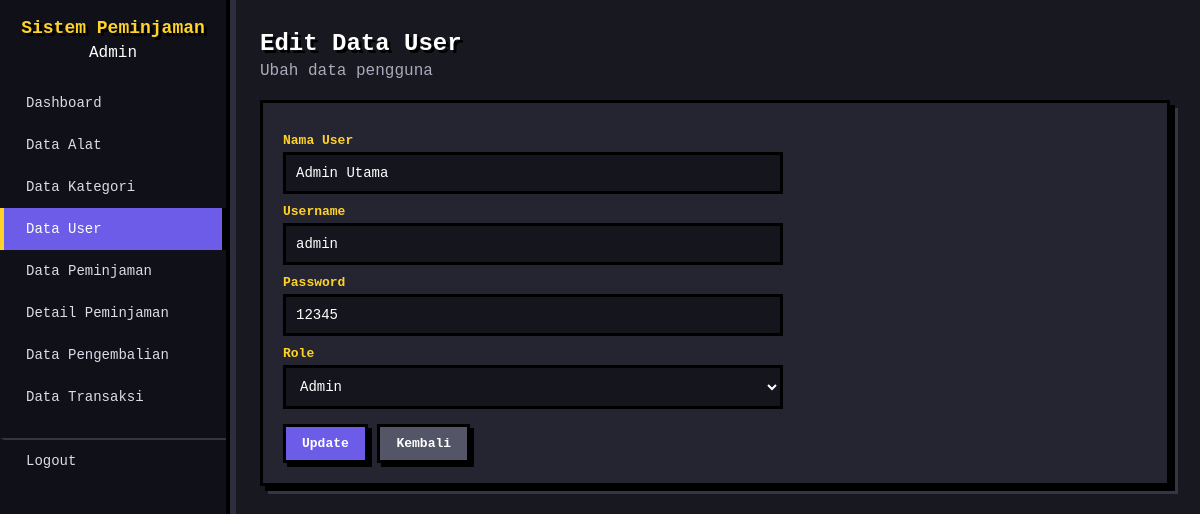
The page /app/data/user/edit.php?id=1 (signed in) on the database its author committed.
### tables this page shows
CREATE TABLE `user` (
  `id_user` int(11) NOT NULL,
  `nama_user` varchar(100) NOT NULL,
  `username` varchar(50) NOT NULL,
  `password` varchar(255) NOT NULL,
  `role` enum('Admin','Petugas','Peminjam') NOT NULL
);

### app/data/user/edit.php (the view, shortened to what this page needs)
<?php
include "../../config/connection.php";
$id = $_GET['id'];
$query = "SELECT * FROM user
          WHERE id_user = '$id'";
$data = $conn->query($query);
$row = $data->fetch_assoc();
?>
<!DOCTYPE html>
<html>
<head>
    <link rel="stylesheet" href="/ProjectUKK/public/css/style.css?v=2">
</head>
<body>
    <div class="layout">
        <aside class="sidebar">
            <div class="sidebar-header">
                <h2>Sistem Peminjaman</h2>
                <div class="role">Admin</div>
            </div>
            <div class="sidebar-menu">
                <a href="../../views/admin.php">
                    Dashboard
                </a>
                <a href="../alat/alat.php">
                    Data Alat
                </a>
                <a href="../kategori/kategori.php">
                    Data Kategori
                </a>
                <a href="user.php" class="active">
                    Data User
                </a>
                <a href="../peminjaman/peminjaman.php">
                    Data Peminjaman
                </a>
                <a href="../detail_peminjaman/detail_peminjaman.php">
                    Detail Peminjaman
                </a>
                <a href="../pengembalian/pengembalian.php">
                    Data Pengembalian
                </a>
                <a href="../transaksi/transaksi.php">
                    Data Transaksi
                </a>
                <a href="../../../public/logout.php" class="logout-menu">
                    Logout
                </a>
            </div>
        </aside>
        <main class="main">
            <div class="topbar">
                <div>
                    <h1>Edit Data User</h1>
                    <p>Ubah data pengguna</p>
                </div>
            </div>
            <div class="card">
                <form method="POST">
                    <label>Nama User</label>
                    <input type="text" name="nama_user" value="<?= $row['nama_user']; ?>" required>
                    <label>Username</label>
                    <input type="text" name="username" value="<?= $row['username']; ?>" required>
                    <label>Password</label>
                    <input type="text" name="password" value="<?= $row['password']; ?>" required>
                    <label>Role</label>
                    <select name="role" required>
                        <option value="Admin" <?= $row['role'] == 'Admin' ? 'selected' : ''; ?>>
                            Admin
                        </option>
                    </select>
                    <div class="form-actions">
                        <button type="submit" name="update" class="btn btn-primary">
                            Update
                        </button>
                        <a href="user.php" class="btn btn-muted">
                            Kembali
                        </a>
                    </div>
                </form>
            </div>
        </main>
    </div>
</body>
</html>

### public/css/style.css (style rules this page uses)
:root { --primary: #6c5ce7; --primary-dark: #4834d4; --danger: #ff4757; --success: #2ed573; --bg: #181820; --card: #252532; --border: #45455a; --text: #f5f6fa; --muted: #aaaabd; --yellow: #ffd32a; --radius: 0px; }
* { box-sizing: border-box; }
html { scroll-behavior: smooth; }
body { margin: 0; font-family: "Courier New", monospace; background: var(--bg); color: var(--text); image-rendering: pixelated; }
.layout { display: flex; min-height: 100vh; animation: pixelIn 0.35s ease; }
.sidebar { width: 230px; background: #101018; color: white; flex-shrink: 0; padding: 18px 0; border-right: 4px solid #000; box-shadow: 6px 0 0 #2d2d3d; }
.sidebar-header { text-align: center; padding: 0 15px; margin-bottom: 20px; }
.sidebar-header h2 { font-size: 18px; margin: 0 0 6px; color: var(--yellow); text-shadow: 3px 3px 0 #000; }
.sidebar-menu { list-style: none; padding: 0; margin: 0; }
.sidebar-menu a { display: block; padding: 13px 22px; color: #dcdcea; text-decoration: none; font-size: 14px; border-left: 4px solid transparent; transition: transform 0.1s, background 0.1s, color 0.1s; }
.sidebar-menu a.active { background: var(--primary); color: white; border-left: 4px solid var(--yellow); box-shadow: inset -4px 0 0 #000; }
.logout-menu { margin-top: 20px !important; border-top: 2px solid #353545; padding-top: 10px; }
.main { flex: 1; padding: 30px; max-width: 1200px; animation: pixelIn 0.45s ease; }
.topbar { margin-bottom: 20px; }
.topbar h1 { font-size: 24px; margin: 0 0 5px; color: white; text-shadow: 3px 3px 0 #000; }
.topbar p { margin: 0; color: var(--muted); }
.card { background: var(--card); border: 3px solid #000; border-radius: 0; padding: 20px; margin-bottom: 20px; box-shadow: 5px 5px 0 #000, 8px 8px 0 #353545; animation: pixelIn 0.4s ease; }
.btn { display: inline-block; padding: 9px 16px; border-radius: 0; border: 3px solid #000; cursor: pointer; font-family: "Courier New", monospace; font-size: 13px; font-weight: bold; text-decoration: none; box-shadow: 4px 4px 0 #000; transition: transform 0.1s, box-shadow 0.1s; }
.btn-primary { background: var(--primary); color: white; }
.btn-muted { background: #555568; color: white; }
form { max-width: 500px; }
form label { display: block; font-weight: bold; font-size: 13px; margin: 10px 0 4px; color: var(--yellow); }
form input, form select, form textarea { width: 100%; padding: 10px; background: #15151e; color: white; border: 3px solid #000; border-radius: 0; font-family: "Courier New", monospace; font-size: 14px; outline: none; }
form button { margin-top: 15px; padding: 10px 20px; background: var(--primary); color: white; border: 3px solid #000; border-radius: 0; cursor: pointer; font-family: "Courier New", monospace; font-weight: bold; box-shadow: 4px 4px 0 #000; transition: transform 0.1s, box-shadow 0.1s; }

### rows shown on the page
user: nama_user "Admin Utama", username "admin", password "12345", role "Admin"
